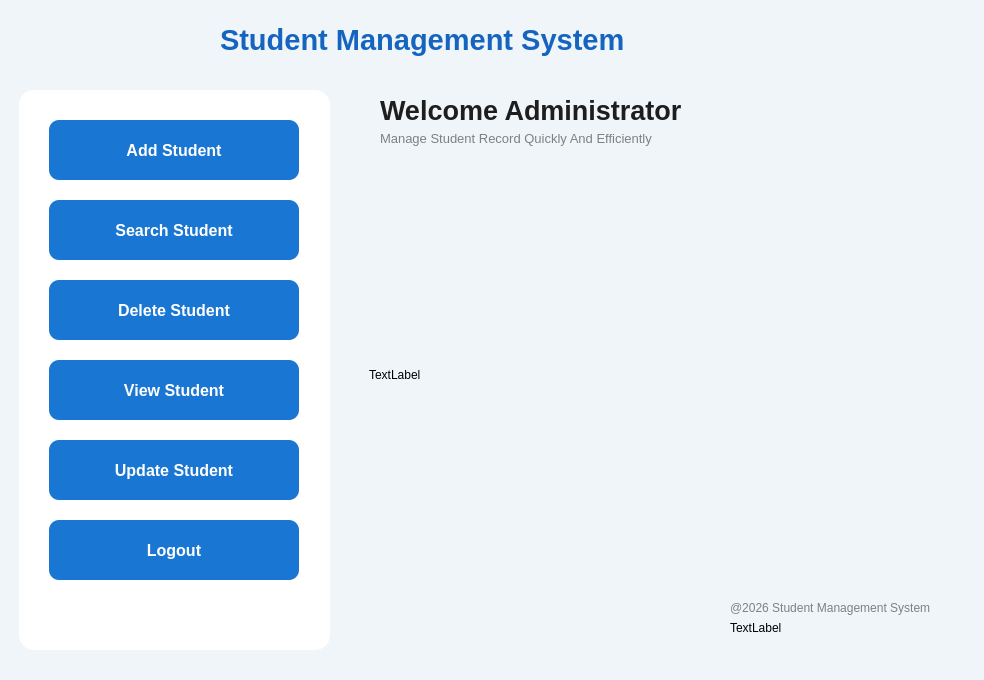
<?xml version="1.0" encoding="UTF-8"?>
<ui version="4.0">
 <class>Dashboard</class>
 <widget class="QMainWindow" name="Dashboard">
  <property name="geometry">
   <rect>
    <x>0</x>
    <y>0</y>
    <width>984</width>
    <height>680</height>
   </rect>
  </property>
  <property name="windowTitle">
   <string>MainWindow</string>
  </property>
  <property name="styleSheet">
   <string notr="true">background-color: rgb(240,245,250);</string>
  </property>
  <widget class="QWidget" name="centralwidget">
   <widget class="QLabel" name="labelTitle">
    <property name="geometry">
     <rect>
      <x>220</x>
      <y>10</y>
      <width>600</width>
      <height>60</height>
     </rect>
    </property>
    <property name="font">
     <font>
      <pointsize>22</pointsize>
      <bold>true</bold>
     </font>
    </property>
    <property name="styleSheet">
     <string notr="true">QLabel
{
    color:#1565C0;
}
</string>
    </property>
    <property name="text">
     <string>Student Management System</string>
    </property>
   </widget>
   <widget class="QFrame" name="frameMenu">
    <property name="geometry">
     <rect>
      <x>19</x>
      <y>90</y>
      <width>311</width>
      <height>560</height>
     </rect>
    </property>
    <property name="styleSheet">
     <string notr="true">QFrame
{
    background:white;
    border-radius:15px;
}</string>
    </property>
    <property name="frameShape">
     <enum>QFrame::Shape::StyledPanel</enum>
    </property>
    <property name="frameShadow">
     <enum>QFrame::Shadow::Raised</enum>
    </property>
    <widget class="QPushButton" name="btnAdd">
     <property name="geometry">
      <rect>
       <x>30</x>
       <y>30</y>
       <width>250</width>
       <height>60</height>
      </rect>
     </property>
     <property name="styleSheet">
      <string notr="true">QPushButton
{
    background-color:#1976D2;
    color:white;
    border:none;
    border-radius:10px;
    font-size:12pt;
    font-weight:bold;
    padding:8px;
}

QPushButton:hover
{
    background-color:#1565C0;
}

QPushButton:pressed
{
    background-color:#0D47A1;
}</string>
     </property>
     <property name="text">
      <string>Add Student</string>
     </property>
    </widget>
    <widget class="QPushButton" name="btnSearch">
     <property name="geometry">
      <rect>
       <x>30</x>
       <y>110</y>
       <width>250</width>
       <height>60</height>
      </rect>
     </property>
     <property name="styleSheet">
      <string notr="true">QPushButton
{
    background-color:#1976D2;
    color:white;
    border:none;
    border-radius:10px;
    font-size:12pt;
    font-weight:bold;
    padding:8px;
}

QPushButton:hover
{
    background-color:#1565C0;
}

QPushButton:pressed
{
    background-color:#0D47A1;
}</string>
     </property>
     <property name="text">
      <string>Search Student</string>
     </property>
    </widget>
    <widget class="QPushButton" name="btnDelete">
     <property name="geometry">
      <rect>
       <x>30</x>
       <y>190</y>
       <width>250</width>
       <height>60</height>
      </rect>
     </property>
     <property name="styleSheet">
      <string notr="true">QPushButton
{
    background-color:#1976D2;
    color:white;
    border:none;
    border-radius:10px;
    font-size:12pt;
    font-weight:bold;
    padding:8px;
}

QPushButton:hover
{
    background-color:#1565C0;
}

QPushButton:pressed
{
    background-color:#0D47A1;
}</string>
     </property>
     <property name="text">
      <string>Delete Student</string>
     </property>
    </widget>
    <widget class="QPushButton" name="btnView">
     <property name="geometry">
      <rect>
       <x>30</x>
       <y>270</y>
       <width>250</width>
       <height>60</height>
      </rect>
     </property>
     <property name="styleSheet">
      <string notr="true">QPushButton
{
    background-color:#1976D2;
    color:white;
    border:none;
    border-radius:10px;
    font-size:12pt;
    font-weight:bold;
    padding:8px;
}

QPushButton:hover
{
    background-color:#1565C0;
}

QPushButton:pressed
{
    background-color:#0D47A1;
}</string>
     </property>
     <property name="text">
      <string>View Student</string>
     </property>
    </widget>
    <widget class="QPushButton" name="btnUpdate">
     <property name="geometry">
      <rect>
       <x>30</x>
       <y>350</y>
       <width>250</width>
       <height>60</height>
      </rect>
     </property>
     <property name="styleSheet">
      <string notr="true">QPushButton
{
    background-color:#1976D2;
    color:white;
    border:none;
    border-radius:10px;
    font-size:12pt;
    font-weight:bold;
    padding:8px;
}

QPushButton:hover
{
    background-color:#1565C0;
}

QPushButton:pressed
{
    background-color:#0D47A1;
}</string>
     </property>
     <property name="text">
      <string>Update Student</string>
     </property>
    </widget>
    <widget class="QPushButton" name="btnLogout">
     <property name="geometry">
      <rect>
       <x>30</x>
       <y>430</y>
       <width>250</width>
       <height>60</height>
      </rect>
     </property>
     <property name="styleSheet">
      <string notr="true">QPushButton
{
    background-color:#1976D2;
    color:white;
    border:none;
    border-radius:10px;
    font-size:12pt;
    font-weight:bold;
    padding:8px;
}

QPushButton:hover
{
    background-color:#1565C0;
}

QPushButton:pressed
{
    background-color:#0D47A1;
}</string>
     </property>
     <property name="text">
      <string>Logout</string>
     </property>
    </widget>
   </widget>
   <widget class="QLabel" name="labelWelcome">
    <property name="geometry">
     <rect>
      <x>380</x>
      <y>90</y>
      <width>411</width>
      <height>41</height>
     </rect>
    </property>
    <property name="font">
     <font>
      <pointsize>20</pointsize>
      <bold>true</bold>
     </font>
    </property>
    <property name="styleSheet">
     <string notr="true">QLabel
{
    color: rgb(30,30,30);
}</string>
    </property>
    <property name="text">
     <string>Welcome Administrator</string>
    </property>
   </widget>
   <widget class="QLabel" name="label">
    <property name="geometry">
     <rect>
      <x>380</x>
      <y>130</y>
      <width>341</width>
      <height>16</height>
     </rect>
    </property>
    <property name="font">
     <font>
      <pointsize>10</pointsize>
     </font>
    </property>
    <property name="styleSheet">
     <string notr="true">color:gray;</string>
    </property>
    <property name="text">
     <string>Manage Student Record Quickly And Efficiently</string>
    </property>
   </widget>
   <widget class="QLabel" name="label_2">
    <property name="geometry">
     <rect>
      <x>369</x>
      <y>149</y>
      <width>511</width>
      <height>451</height>
     </rect>
    </property>
    <property name="text">
     <string>TextLabel</string>
    </property>
   </widget>
   <widget class="QLabel" name="label_3">
    <property name="geometry">
     <rect>
      <x>730</x>
      <y>600</y>
      <width>221</width>
      <height>16</height>
     </rect>
    </property>
    <property name="styleSheet">
     <string notr="true">color:gray;</string>
    </property>
    <property name="text">
     <string>@2026 Student Management System</string>
    </property>
   </widget>
   <widget class="QLabel" name="label_4">
    <property name="geometry">
     <rect>
      <x>730</x>
      <y>620</y>
      <width>201</width>
      <height>16</height>
     </rect>
    </property>
    <property name="text">
     <string>TextLabel</string>
    </property>
   </widget>
  </widget>
  <widget class="QMenuBar" name="menubar">
   <property name="geometry">
    <rect>
     <x>0</x>
     <y>0</y>
     <width>984</width>
     <height>18</height>
    </rect>
   </property>
  </widget>
  <widget class="QStatusBar" name="statusbar"/>
 </widget>
 <resources/>
 <connections/>
</ui>
